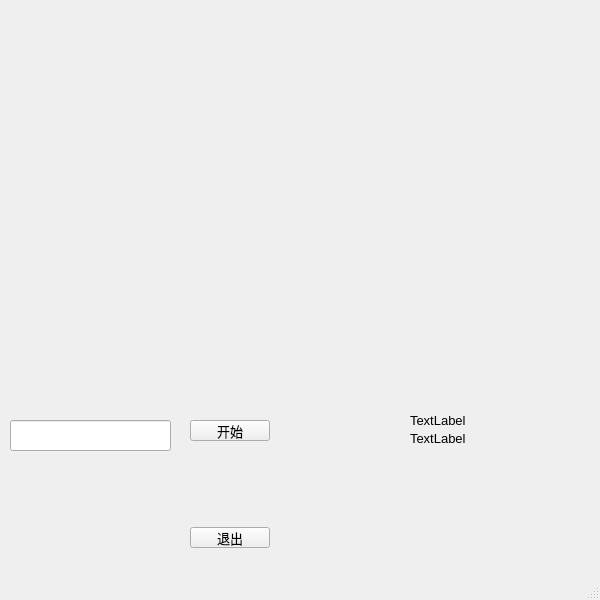
<?xml version="1.0" encoding="UTF-8"?>
<ui version="4.0">
 <class>MainWindow</class>
 <widget class="QMainWindow" name="MainWindow">
  <property name="geometry">
   <rect>
    <x>0</x>
    <y>0</y>
    <width>600</width>
    <height>600</height>
   </rect>
  </property>
  <property name="minimumSize">
   <size>
    <width>600</width>
    <height>600</height>
   </size>
  </property>
  <property name="maximumSize">
   <size>
    <width>600</width>
    <height>600</height>
   </size>
  </property>
  <property name="font">
   <font>
    <pointsize>10</pointsize>
   </font>
  </property>
  <property name="windowTitle">
   <string>贪吃蛇</string>
  </property>
  <property name="windowIcon">
   <iconset resource="image.qrc">
    <normaloff>:/snake.png</normaloff>:/snake.png</iconset>
  </property>
  <widget class="QWidget" name="centralwidget">
   <widget class="QLabel" name="label">
    <property name="geometry">
     <rect>
      <x>410</x>
      <y>410</y>
      <width>120</width>
      <height>20</height>
     </rect>
    </property>
    <property name="minimumSize">
     <size>
      <width>120</width>
      <height>20</height>
     </size>
    </property>
    <property name="maximumSize">
     <size>
      <width>120</width>
      <height>20</height>
     </size>
    </property>
    <property name="text">
     <string>TextLabel</string>
    </property>
   </widget>
   <widget class="QLabel" name="label_2">
    <property name="geometry">
     <rect>
      <x>410</x>
      <y>430</y>
      <width>111</width>
      <height>16</height>
     </rect>
    </property>
    <property name="text">
     <string>TextLabel</string>
    </property>
   </widget>
   <widget class="QLineEdit" name="lineEdit">
    <property name="geometry">
     <rect>
      <x>10</x>
      <y>420</y>
      <width>161</width>
      <height>31</height>
     </rect>
    </property>
    <property name="font">
     <font>
      <family>黑体</family>
      <pointsize>11</pointsize>
      <bold>true</bold>
     </font>
    </property>
   </widget>
   <widget class="QPushButton" name="pushButton_pause">
    <property name="geometry">
     <rect>
      <x>190</x>
      <y>420</y>
      <width>80</width>
      <height>21</height>
     </rect>
    </property>
    <property name="text">
     <string>开始</string>
    </property>
   </widget>
   <widget class="QPushButton" name="pushButton_quit">
    <property name="geometry">
     <rect>
      <x>190</x>
      <y>527</y>
      <width>80</width>
      <height>21</height>
     </rect>
    </property>
    <property name="text">
     <string>退出</string>
    </property>
   </widget>
  </widget>
  <widget class="QMenuBar" name="menubar">
   <property name="geometry">
    <rect>
     <x>0</x>
     <y>0</y>
     <width>600</width>
     <height>18</height>
    </rect>
   </property>
  </widget>
  <widget class="QStatusBar" name="statusbar"/>
 </widget>
 <resources>
  <include location="image.qrc"/>
 </resources>
 <connections/>
</ui>
